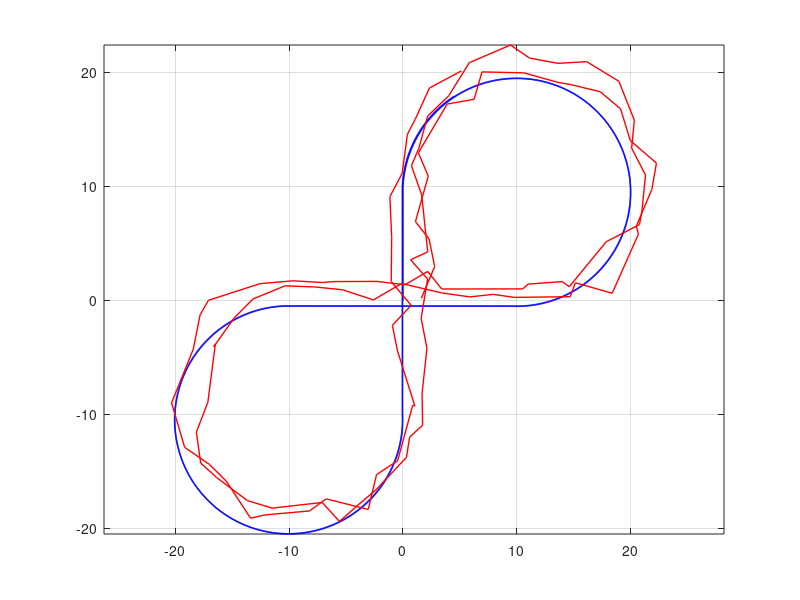
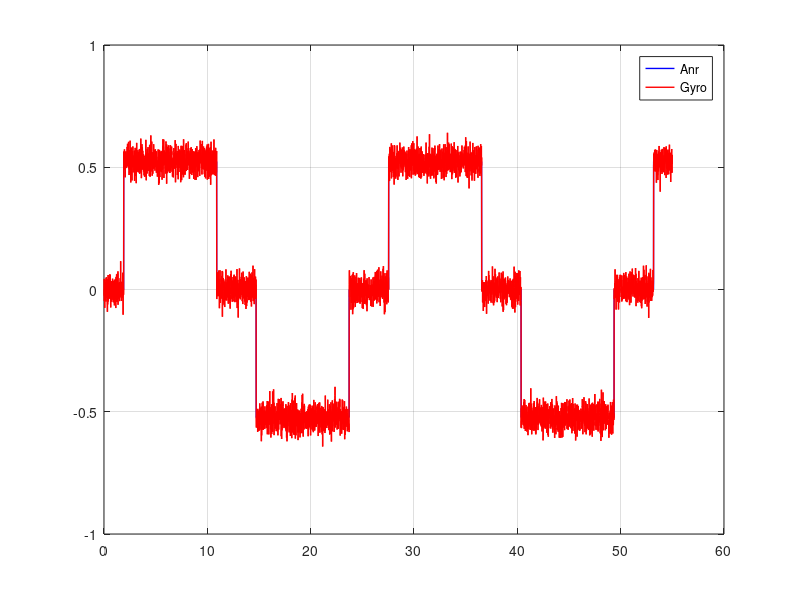
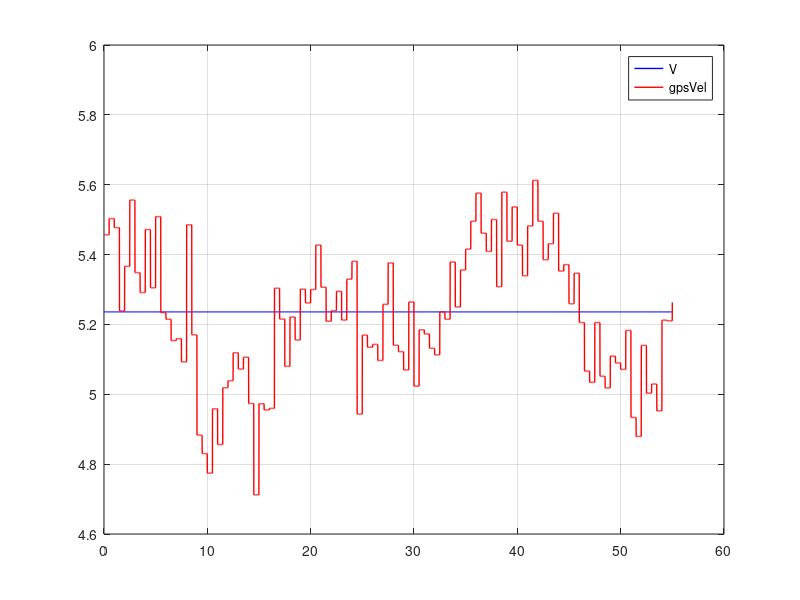
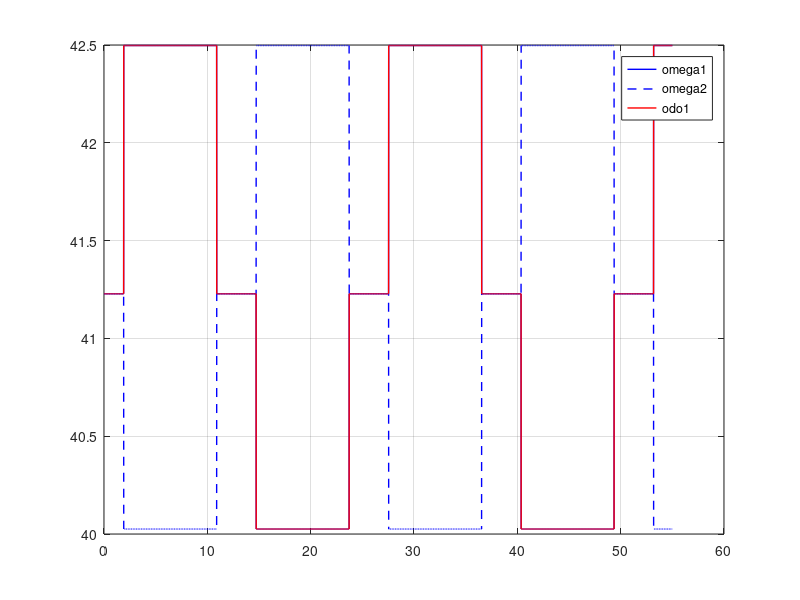

Here is the MATLAB script that generated these plots, in order:
close all
clear
lf = 0.4;
lr = 0.4;
lw = 0.6;
a = 0.05; % nkr wheel scaling for drawing purpose
rw = 0.254/2;
dt = 0.01;
simTime = 55;
nSim = simTime / dt;


%% Arrays init
Time = zeros(nSim, 1);
% NKR params
V = zeros(nSim, 1);
Anr = zeros(nSim, 1);
Heading = zeros(nSim, 1);
X = zeros(nSim, 1);
Y = zeros(nSim, 1);
w = zeros(nSim, 4);
gamma = zeros(nSim, 2);
Betta = zeros(nSim, 4);
% Measurements
odo_w = zeros(nSim, 4);
gps_pos = zeros(nSim, 2);
gps_vel = zeros(nSim, 2);
gyro_anr = zeros(nSim, 1);
odo_gamma = zeros(nSim, 1);
Kappa = zeros(nSim, 1);

odo_coords = zeros(nSim, 3);
% store navigation solution

V1 = zeros(nSim, 1);
V2 = zeros(nSim, 1);
V3 = zeros(nSim, 1);
V4 = zeros(nSim, 1);

trajPhase = 1;
trajConst = 1.91;
trajTimer = 1.91;

odoX = 0;
odoY = 0;
odoHeading = 0;


%% Measurement errors parameters
odometer_error = 0.00; % percent (max error)
odometer_noise = 0.0; % rad/sec
gps_pos_error = 2.0; % meters (max error)
gps_pos_noise = 0.75; % meters
gps_vel_error = 0.2; % m/s (max error)
gps_vel_noise = 0.1; % m/s
gyro_bias = 0;%normrnd(0, 0.1); % rad/s
gyro_noise = 2*pi/180; % rad/s
odo_gamma_noise = 0.010; % rad

%% Slipping parameters
slipping_period1 = 30;
slipping_period2 = 55;
slipping_amp1 = 0;%0.02;
slipping_amp2 = 0;%-0.03;


%% Main cycle
for i = 1:nSim
    Time(i) = i * dt;
    V(i) = 5.236; % constant velocity
    %% Motion setup
    if Time(i) >= trajTimer
        trajPhase = trajPhase + 1;
        if rem(trajPhase, 2) == 0
            trajTimer = trajTimer + 9; % 9 seconds for rotation arc
        else
            trajTimer = trajTimer + 2*trajConst; % 3.82 seconds for straight line
        end
    end
    gamma_mean = 0;
    
    % slipping angles
    Betta(i,1) = slipping_amp1 * sin(Time(i)/slipping_period1);
    Betta(i,2) = slipping_amp2 * cos(Time(i)/slipping_period2);
    Betta(i,3) = slipping_amp2 * sin(Time(i)/slipping_period1);
    Betta(i,4) = slipping_amp1 * sin(Time(i)/slipping_period2);
    
    if rem(trajPhase, 2) ~= 0 % odd phase
        Anr(i) = 0;
        gamma(i,:) = [0, 0];
    else                        % even phase
        if rem(trajPhase, 4) == 2
%             Anr(i) = pi/6; % turn right on every 2nd phase
            % gamma_mean + (betta1 + betta2)/2 = atan(tanval)
            % tanval - tan((betta3 + betta4)/2) = tan(0.0799)
            % tanval = tan(gamma_mean + (betta1 + betta2)/2)
            tanval =  tan(0.0799) + tan((Betta(i,3) + Betta(i,4)) / 2);
            gamma_mean = atan(tanval) - (Betta(i,1) + Betta(i,2)) / 2;
%             gamma_mean = 0.0799 ;% will be equal to 0.5236 rad/s
            gamma(i,1) = gamma_mean - gamma_mean^2*lw/(lf+lr);
            gamma(i,2) = gamma_mean + gamma_mean^2*lw/(lf+lr);
        else
%             Anr(i) = -pi/6; % turn left on every 4th phase
            %gamma_mean = -0.0799; % will be equal to -0.5236 rad/s
            tanval =  tan(-0.0799) + tan((Betta(i,3) + Betta(i,4)) / 2);
            gamma_mean = atan(tanval) - (Betta(i,1) + Betta(i,2)) / 2;
            gamma(i,1) = gamma_mean - gamma_mean^2*lw/(lf+lr);
            gamma(i,2) = gamma_mean + gamma_mean^2*lw/(lf+lr);
        end
    end
    %% Wheels kinematics
    % Linear speed of each wheel
    V1(i) = V(i); V2(i) = V(i); V3(i) = V(i); V4(i) = V(i);
    A1 = 0; A2 = 0; A3 = 0; A4 = 0;
    

    Vxb = 0.25 * ( V(i)*cos(gamma(i,1) + Betta(i,1)) + V(i)*cos(gamma(i,2) + Betta(i,2)) + V(i)*cos(Betta(i,3)) + V(i)*cos(Betta(i,4)));
    Vyb = 0.25 * ( V(i)*sin(gamma(i,1) + Betta(i,1)) + V(i)*sin(gamma(i,2) + Betta(i,2)) + V(i)*sin(Betta(i,3)) + V(i)*sin(Betta(i,4)));
    B = atan(Vyb/Vxb);
    Anr(i) = V(i)*cos(B)*(tan(gamma_mean + 0.5*Betta(i,1) + 0.5*Betta(i,2)) - tan(0.5*Betta(i,3) + 0.5*Betta(i,4))) / (lf + lr);
    Rc = abs(V(i) / Anr(i));
    Kappa(i) = B;
    
    % If robot is turning - they differ
    if rem(trajPhase, 2) == 0
        V1(i) = abs(Anr(i)) * sqrt(lf^2 + ( Rc + lw/2 * sign(Anr(i)))^2);
        V2(i) = abs(Anr(i)) * sqrt(lf^2 + ( Rc - lw/2 * sign(Anr(i)))^2);
        V3(i) = abs(Anr(i)) * sqrt(lf^2 + ( Rc + lw/2 * sign(Anr(i)))^2);
        V4(i) = abs(Anr(i)) * sqrt(lf^2 + ( Rc - lw/2 * sign(Anr(i)))^2);
    end
    w(i,:) = [V1(i)/rw V2(i)/rw V3(i)/rw V4(i)/rw];

    %% True model parameters
    if i == 1
        X(i) = 0;
        Y(i) = 0;
        Heading(i) = 0;
    else
        Heading(i) = Heading(i-1) + Anr(i)*dt;
        X(i) = X(i-1) + V(i)*cos(Heading(i) + B)*dt;
        Y(i) = Y(i-1) + V(i)*sin(Heading(i) + B)*dt;
    end  

    %% Measurements model
    % Odometer errors
    odo_error1 = odometer_error * sin(Time(i)/25);
    odo_error2 = odometer_error * sin(Time(i)/18);
    odo_error3 = odometer_error * sin(Time(i)/11);
    odo_error4 = odometer_error * sin(Time(i)/8);
    odo_w(i,:) = [w(i,1) * (1 + odo_error1) + normrnd(0, odometer_noise),...
        w(i,2) * (1 + odo_error2) + normrnd(0, odometer_noise),...
        w(i,3) * (1 + odo_error3) + normrnd(0, odometer_noise),...
        w(i,4) * (1 + odo_error4) + normrnd(0, odometer_noise)];
    odo_gamma(i) = gamma_mean + normrnd(0, odo_gamma_noise);
%     odo_gamma(i) = gamma_error - gamma_error^2*lw/(lf+lr);
%     odo_gamma(i,2) = gamma_error + gamma_error^2*lw/(lf+lr);
    % GPS position errors
    if rem(i, 50) == 0 || i == 1
        gps_pos_errorX = gps_pos_error * sin(Time(i)/25);
        gps_pos_errorY = gps_pos_error * cos(Time(i)/35);
        gps_pos(i,:) = [X(i) + gps_pos_errorX + normrnd(0, gps_pos_noise),...
        Y(i) + gps_pos_errorY + normrnd(0, gps_pos_noise)];
        % GPS velocity errors
        gps_vel_errorX = gps_vel_error * cos(Time(i)/15);
        gps_vel_errorY = gps_vel_error * sin(Time(i)/8);
        gps_vel(i,:) = [V(i)*cos(Heading(i)) + gps_vel_errorX + normrnd(0, gps_vel_noise),...
        V(i)*sin(Heading(i)) + gps_vel_errorY + normrnd(0, gps_vel_noise)];
    else
        gps_pos(i,:) = gps_pos(i-1,:);
        gps_vel(i,:) = gps_vel(i-1,:);
    end
    % Gyroscope errors
    gyro_anr(i) = Anr(i) + gyro_bias + normrnd(0, gyro_noise);
    %% Baseline model

end



figure('Name', 'Robot trajectory');
plot(Y,X, 'b', 'LineWidth', 1.0)
axis equal
grid on
hold on
plot(gps_pos(:,2), gps_pos(:,1), 'r', 'LineWidth', 1.0)

figure('Name', 'Robot rotation velocity');
plot(Time, Anr, 'b', 'LineWidth', 1.0)
grid on
hold on
plot(Time, gyro_anr, 'r', 'LineWidth', 1.0)
legend Anr Gyro

figure('Name', 'Robot velocity');
plot(Time, V, 'b', 'LineWidth', 1.0)
grid on
hold on
plot(Time, sqrt(gps_vel(:,1).^2 + gps_vel(:,2).^2), 'r', 'LineWidth', 1.0)
legend V gpsVel

figure('Name', 'Encoder readings');
plot(Time, w(:,1), 'b', 'LineWidth', 1.0)
grid on
hold on
plot(Time, w(:,2), '--b', 'LineWidth', 1.0)
plot(Time, odo_w(:,1), 'r', 'LineWidth', 1.0)
legend omega1 omega2 odo1

figure('Name', 'Gamma readings');
plot(Time, gamma(:,1), 'b', 'LineWidth', 1.0)
grid on
hold on
plot(Time, gamma(:,2), 'r', 'LineWidth', 1.0)
plot(Time, odo_gamma, 'g', 'LineWidth', 1.0)
% plot(Time, odo_gamma(:,2), '--r', 'LineWidth', 1.0)
legend gamma1 gamma2 odo

clearvars -except Kappa odo_gamma Time odo_w gps_vel gps_pos gyro_anr X Y Heading Betta V Anr w gamma

